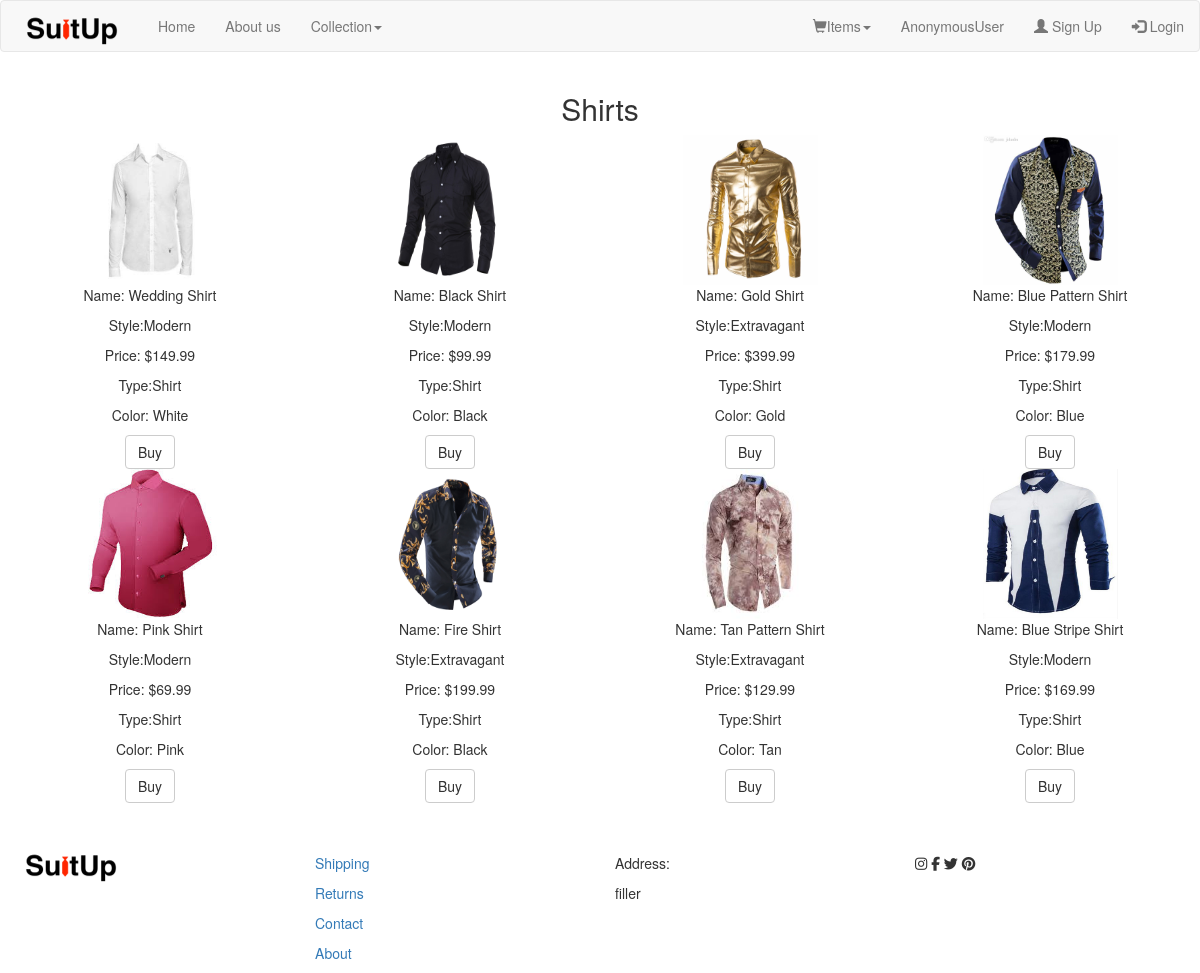
/shirt/, run on the app's committed database.
### store_products/models.py (models this page shows, shortened)
class Product(models.Model):
    product_name = models.CharField(max_length=70)
    style = models.CharField(max_length=70)
    price = models.FloatField()
    type = models.CharField(max_length=15)
    color = models.CharField(max_length=15)
    favorite = models.BooleanField()
    display_rank = models.IntegerField()
    image_url = models.CharField(default='images/image', max_length=70)

### store_products/views.py (the view)
# urls.py: url(r'^shirt/$', views.shirts_view, name='shirts'),
def shirts_view(request):
    return products_serializer(request, 'Shirt')

### store_products/views.py (called while the page is built)
def products_serializer(request, type):
    viewed_products = []
    product = type
    product = product.lower()
    for r in Product.objects.values_list('display_rank', flat=True).distinct():
        x = Product.objects.filter(type=type, display_rank=r)
        viewed_products.append(x)
    return render(request, ('store_products/{0}.html'.format(product)), {'products': viewed_products})

### store_products/templates/store_products/shirt.html
{% extends "store_products/index.html" %}
{% load staticfiles %}
{% block content %}
<div class="container-fluid text-center">
	<div class="row">
	<h2>Shirts</h2>
	</div>
	{% for product in products %}
	<div class="row">
		{% for details in product %}
		<div class="col-xs-3 text-center catalog">
			<img id="img{{details.id}}" class='stock' src="{% static details.image_url %}" />
			<p>Name: <span id="name{{details.id}}">{{details.product_name}}</span></p>
			<p>Style:<span>{{details.style}}</span></p>
			<p>Price: <span id="price{{details.id}}">${{details.price}}</span></p>
			<p>Type:<span>{{details.type}}</span></p>
			<p>Color: <span>{{details.color}}</span></p>
			<button class="btn btn-default buy" id="{{details.id}}">Buy</button>
		</div>
		{% endfor %}
	</div>
	{% endfor %}
</div>
{% endblock %}

### store_products/static/css/products.css (style rules this page uses)
.catalog { position:relative; }
.catalog .stock { height:150px; width:50%; }

### data on the page
Product: image_url (picture), product_name "Wedding Shirt", style "Modern", price "149.99", type "Shirt", color "White"
Product: image_url (picture), product_name "Black Shirt", style "Modern", price "99.99", type "Shirt", color "Black"
Product: image_url (picture), product_name "Gold Shirt", style "Extravagant", price "399.99", type "Shirt", color "Gold"
Product: image_url (picture), product_name "Blue Pattern Shirt", style "Modern", price "179.99", type "Shirt", color "Blue"
Product: image_url (picture), product_name "Pink Shirt", style "Modern", price "69.99", type "Shirt", color "Pink"
Product: image_url (picture), product_name "Fire Shirt", style "Extravagant", price "199.99", type "Shirt", color "Black"
Product: image_url (picture), product_name "Tan Pattern Shirt", style "Extravagant", price "129.99", type "Shirt", color "Tan"
Product: image_url (picture), product_name "Blue Stripe Shirt", style "Modern", price "169.99", type "Shirt", color "Blue"

### other printed values
{{ user }} "AnonymousUser"
